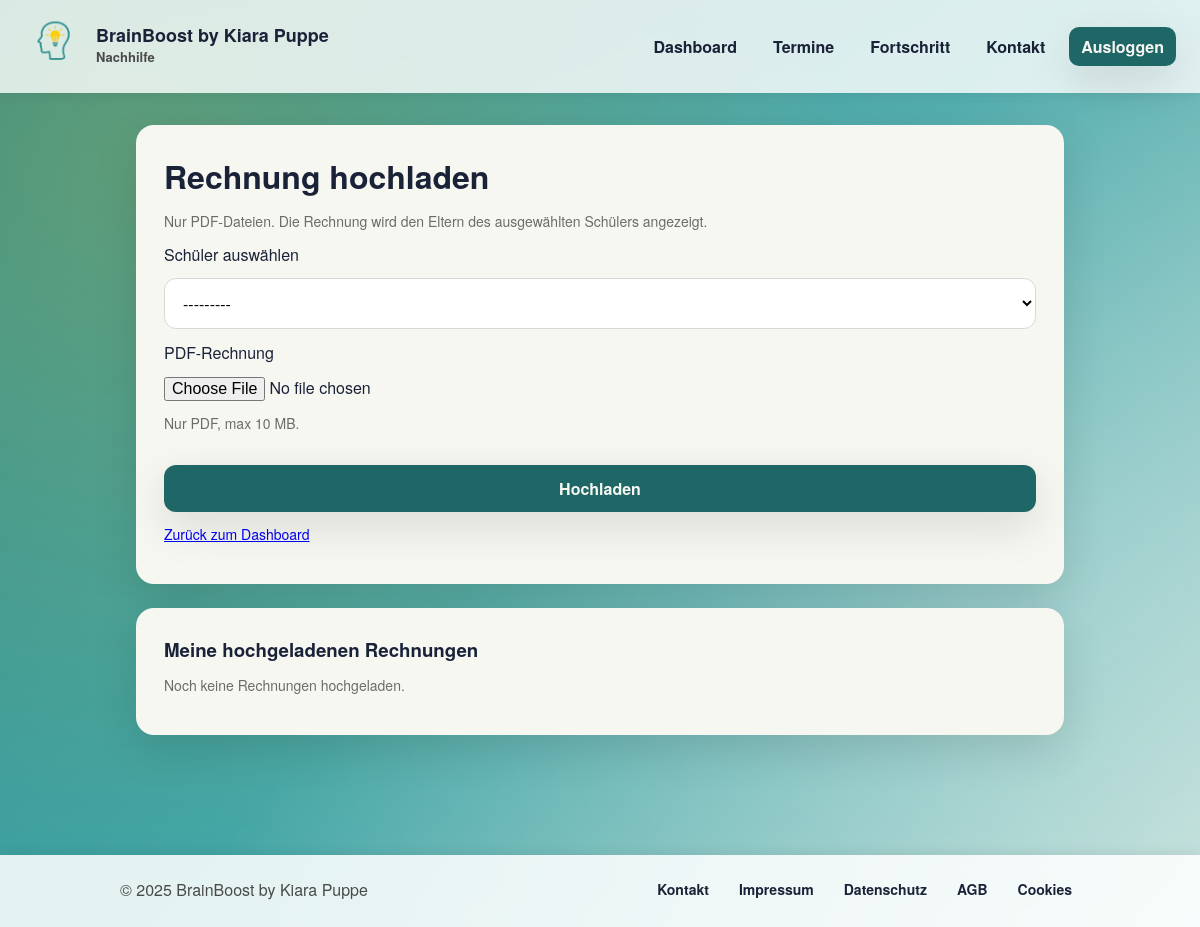
The page /rechnungen/neu/ (signed in) on the database as committed earlier.
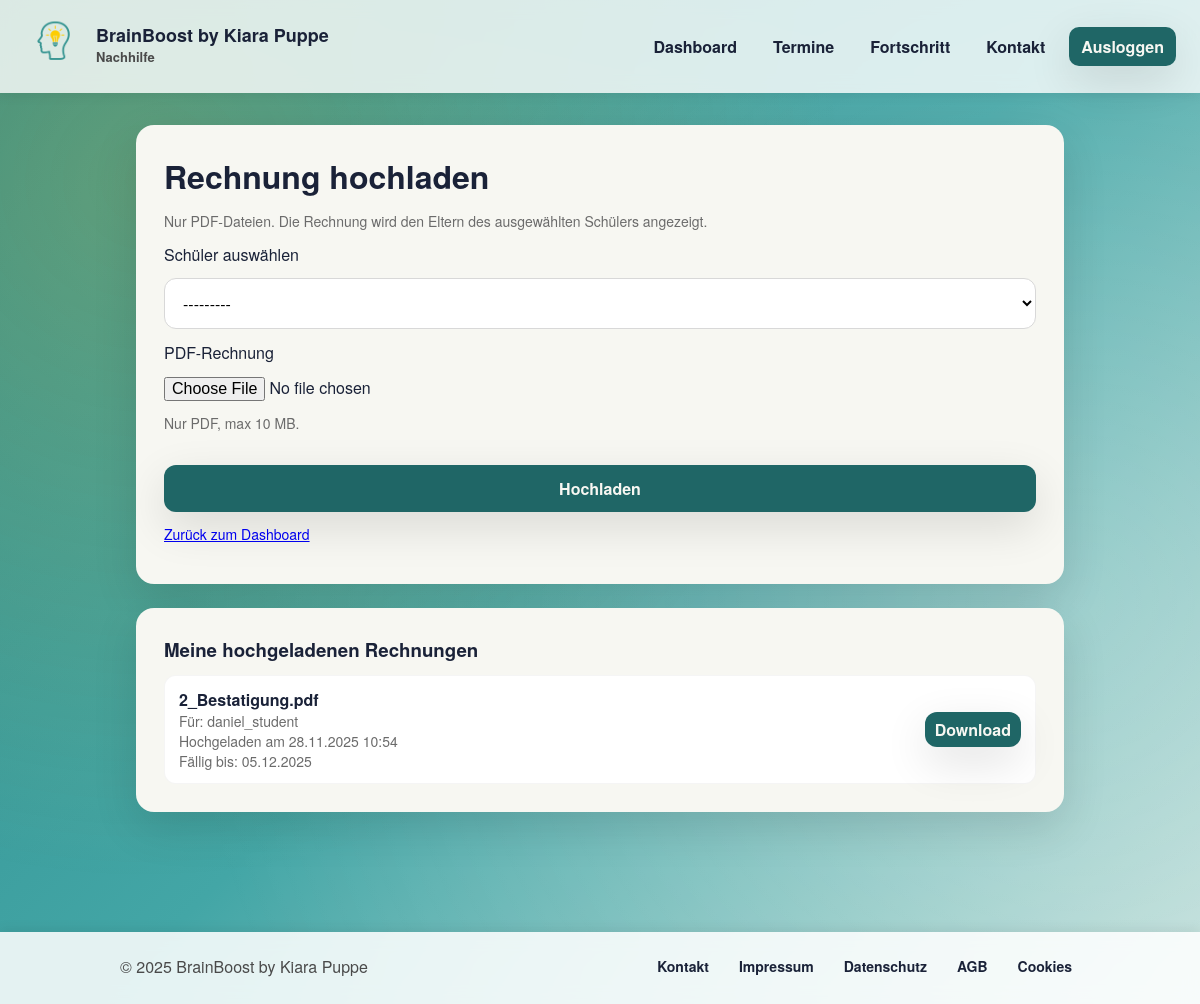
The same page on the database as committed later.
### core/models.py (models this page shows, shortened)
class Invoice(models.Model):
    student = models.ForeignKey(
        StudentProfile,
        on_delete=models.CASCADE,
        related_name="invoices",
    )
    uploaded_by = models.ForeignKey(
        TutorProfile,
        on_delete=models.CASCADE,
        related_name="invoices",
    )
    file = models.FileField(
        upload_to=invoice_upload_path,
        validators=[FileExtensionValidator(allowed_extensions=["pdf"])],
    )
    uploaded_at = models.DateTimeField(auto_now_add=True)
    class Meta:
        ordering = ["-uploaded_at"]
        verbose_name = "Rechnung"
        verbose_name_plural = "Rechnungen"
    @property
    def due_date(self):
        return self.uploaded_at + timedelta(days=7)

class StudentProfile(models.Model):
    address = models.CharField(max_length=255, blank=True)
    latitude = models.FloatField(null=True, blank=True)
    longitude = models.FloatField(null=True, blank=True)
    zoom_link = models.URLField(blank=True)
    zumpad_link = models.URLField(blank=True)
    class Meta:
        verbose_name = "Schüler/Student"
        verbose_name_plural = "Schüler/Studenten"
    user = models.OneToOneField(
        settings.AUTH_USER_MODEL,
        on_delete=models.CASCADE,
        related_name="student_profile",
    )
    parents = models.ManyToManyField(
        ParentProfile,
        related_name="students",
        blank=True,
    )
    def __str__(self) -> str:
        return f"Student/Schüler: {self.user.username}"

class CustomUser(AbstractUser):
    class Roles(models.TextChoices):
        STUDENT = "student", "Schüler/Student"
        PARENT = "parent", "Parent"
        TUTOR = "tutor", "Tutor"
    role = models.CharField(
        max_length=20,
        choices=Roles.choices,
        default=Roles.STUDENT,
    )

### core/views.py (the view)
# urls.py: path("rechnungen/neu/", views.invoice_upload, name="invoice_upload"),
@login_required
def invoice_upload(request):
    _ensure_profile_for_user(request.user)
    if request.user.role != CustomUser.Roles.TUTOR or not hasattr(request.user, "tutor_profile"):
        return redirect("dashboard")
    allowed_students = (
        StudentProfile.objects.filter(lessons__tutor=request.user.tutor_profile)
        .select_related("user")
        .distinct()
    )
    if not allowed_students.exists():
        allowed_students = StudentProfile.objects.all().select_related("user")
    if request.method == "POST":
        form = InvoiceForm(
            data=request.POST,
            files=request.FILES,
            allowed_students=allowed_students,
        )
        if form.is_valid():
            invoice = form.save(commit=False)
            invoice.uploaded_by = request.user.tutor_profile
            invoice.save()
            return redirect("dashboard")
    else:
        form = InvoiceForm(allowed_students=allowed_students)
    return render(
        request,
        "invoice_upload.html",
        {
            "form": form,
            "heading": "Rechnung hochladen",
            "tutor_invoices": Invoice.objects.filter(uploaded_by=request.user.tutor_profile)
            .select_related("student__user")
            .order_by("-uploaded_at"),
        },
    )

### core/forms.py (shortened to what this page needs)
class InvoiceForm(forms.ModelForm):
    class Meta:
        model = Invoice
        fields = ["student", "file"]
    def __init__(self, *args, allowed_students=None, **kwargs):
        super().__init__(*args, **kwargs)
        if allowed_students is not None:
            self.fields["student"].queryset = allowed_students
        self.fields["file"].help_text = "Nur PDF, max 10 MB."

### core/views.py (called while the page is built)
def _ensure_profile_for_user(user: CustomUser):
    if user.role == CustomUser.Roles.STUDENT and not hasattr(user, "student_profile"):
        StudentProfile.objects.create(user=user)
    elif user.role == CustomUser.Roles.PARENT and not hasattr(user, "parent_profile"):
        ParentProfile.objects.create(user=user)
    elif user.role == CustomUser.Roles.TUTOR and not hasattr(user, "tutor_profile"):
        TutorProfile.objects.create(user=user)

### core/templates/invoice_upload.html (shortened to what this page needs)
{% extends "base.html" %}
{% block content %}
<div class="card">
    <h1>Rechnung hochladen</h1>
    <p class="muted">Nur PDF-Dateien. Die Rechnung wird den Eltern des ausgewählten Schülers angezeigt.</p>
    <form method="post" enctype="multipart/form-data">
        <label for="{{ form.student.id_for_label }}">Schüler auswählen</label>
        {{ form.student }}
        <label for="{{ form.file.id_for_label }}">PDF-Rechnung</label>
        {{ form.file }}
        {% if form.file.help_text %}
            <p class="muted">{{ form.file.help_text }}</p>
        {% endif %}
        <button class="button" type="submit" style="margin-top:8px;">Hochladen</button>
    </form>
    <p class="muted" style="margin-top:12px;"><a href="{% url 'dashboard' %}">Zurück zum Dashboard</a></p>
</div>
<div class="card">
    <h3>Meine hochgeladenen Rechnungen</h3>
    {% if tutor_invoices %}
        <ul class="list">
            {% for invoice in tutor_invoices %}
                <li>
                    <div>
                        <strong>{{ invoice.file.name|cut:"invoices/student_" }}</strong>
                        <div class="muted">Für: {{ invoice.student.user.username }}</div>
                        <div class="muted">Hochgeladen am {{ invoice.uploaded_at|date:"d.m.Y H:i" }}</div>
                        <div class="muted">Fällig bis: {{ invoice.due_date|date:"d.m.Y" }}</div>
                    </div>
                    <a class="button" style="padding:6px 10px;" href="{{ invoice.file.url }}" download>Download</a>
                </li>
            {% endfor %}
        </ul>
    {% else %}
        <p class="muted">Noch keine Rechnungen hochgeladen.</p>
    {% endif %}
</div>
{% endblock %}

### core/templates/base.html (shortened to what this page needs)
{% load static %}
<!DOCTYPE html>
<html lang="de">
    <link rel="stylesheet" href="{% static 'core/styles.css' %}?v=999">
</head>
<body>
    <header class="topbar">
        <a class="brand brand-link" href="{% url 'landing_page' %}">
            <div class="brand-icon">
                <img src="/static/design/LogoPNG.png" alt="icon">
            </div>
            <div class="brand-text">
                <span class="brand-title">BrainBoost by Kiara Puppe</span>
                <span class="brand-sub">Nachhilfe</span>
            </div>
        </a>
        <nav class="nav-links">
            {% with request.resolver_match.url_name as current %}
                <a href="{% url 'dashboard' %}" class="{% if current == 'dashboard' %}active{% endif %}">Dashboard</a>
                <a href="{% url 'lesson_list' %}" class="{% if current == 'lesson_list' %}active{% endif %}">Termine</a>
                <a href="{% url 'progress' %}" class="{% if current == 'progress' %}active{% endif %}">Fortschritt</a>
                <a href="{% url 'contact' %}" class="{% if current == 'contact' %}active{% endif %}">Kontakt</a>
            {% endwith %}
            {% if request.user.is_authenticated %}
                <a class="pill" href="{% url 'logout' %}">Ausloggen</a>
            {% else %}
                <a class="pill" href="{% url 'login' %}">Einloggen</a>
            {% endif %}
        </nav>
    </header>
<main class="page">
    {% block content %}{% endblock %}
</main>
<footer class="site-footer">
    <div class="footer-content">
        <div class="footer-brand">© {% now "Y" %} BrainBoost by Kiara Puppe</div>
        <div class="footer-links">
            <a href="{% url 'contact' %}">Kontakt</a>
            <a href="{% url 'impressum' %}">Impressum</a>
            <a href="{% url 'impressum' %}">Datenschutz</a>
            <a href="{% url 'impressum' %}">AGB</a>
            <a href="{% url 'impressum' %}">Cookies</a>
        </div>
    </div>
</footer>
</body>
</html>

### core/static/core/styles.css (style rules this page uses)
:root { --teal: #2c8a8a; --teal-dark: #1f6666; --cream: #f7f7f2; --yellow: #ffc928; --red: #e63946; --slate: #4a4a4a; --accent: #1a2238; --card-radius: 18px; --shadow: 0 15px 45px rgba(0,0,0,0.12); --font-sans: "Nunito", "Avenir", "Helvetica Neue", Arial, sans-serif; }
* { box-sizing: border-box; }
body { margin: 0; font-family: var(--font-sans); background: linear-gradient(135deg, var(--teal) 0%, #43a6a6 50%, #c3e0db 100%); color: var(--accent); min-height: 100vh; }
.topbar { position: sticky; top: 0; z-index: 2; display: flex; align-items: center; justify-content: space-between; padding: 14px 24px; background: rgba(255,255,255,0.8); backdrop-filter: blur(8px); box-shadow: 0 2px 12px rgba(0,0,0,0.08); }
.brand { display: flex; align-items: center; gap: 12px; color: var(--teal-dark); font-weight: 800; }
.brand-link { text-decoration: none; color: inherit; }
.brand-icon img { width: 60px !important; height: 60px !important; border-radius: 12px !important; }
.brand-title { font-size: 18px; display: block; line-height: 1; }
.brand-sub { font-size: 13px; color: var(--slate); }
.nav-links { display: flex; gap: 12px; align-items: center; }
.nav-links a { text-decoration: none; color: var(--accent); font-weight: 600; padding: 8px 12px; border-radius: 10px; transition: all 0.2s ease; }
.nav-links .pill { background: var(--teal-dark); color: var(--cream); box-shadow: var(--shadow); }
.page { position: relative; z-index: 1; max-width: 960px; margin: 32px auto; padding: 0 16px 48px; }
.card { background: var(--cream); border-radius: var(--card-radius); padding: 28px; box-shadow: var(--shadow); margin-bottom: 24px; }
h1, h2, h3 { margin: 0 0 12px; color: var(--accent); }
p { margin: 0 0 12px; color: var(--slate); }
.button { display: inline-block; padding: 12px 18px; border-radius: 12px; background: var(--teal-dark); color: var(--cream); text-decoration: none; font-weight: 700; border: none; cursor: pointer; box-shadow: var(--shadow); transition: transform 0.15s ease, box-shadow 0.15s ease; }
form { display: grid; gap: 12px; }
input, select, textarea, button { font: inherit; }
input[type="text"], input[type="password"], input[type="email"], select, textarea { padding: 12px 14px; border-radius: 12px; border: 1px solid #d8d8d8; background: #fff; width: 100%; transition: border-color 0.2s ease, box-shadow 0.2s ease; }
.muted { color: #6b6b6b; font-size: 14px; }
.list { list-style: none; padding: 0; margin: 0; display: grid; gap: 10px; }
.list li { padding: 12px 14px; border-radius: 12px; background: #fff; border: 1px solid rgba(0,0,0,0.04); display: flex; justify-content: space-between; align-items: center; gap: 10px; }
.list li > div { flex: 1; min-width: 0; }
.list li strong { display: block; overflow-wrap: anywhere; }
.site-footer { position: relative; z-index: 1; margin-top: 48px; background: rgba(255,255,255,0.86); backdrop-filter: blur(8px); padding: 18px 16px 22px; box-shadow: 0 -2px 12px rgba(0,0,0,0.08); }
.footer-content { max-width: 960px; margin: 0 auto; display: flex; align-items: center; justify-content: space-between; gap: 16px; color: var(--slate); flex-wrap: wrap; }
.footer-links { display: flex; gap: 14px; flex-wrap: wrap; align-items: center; font-weight: 600; }
.footer-links a, .footer-links span { color: var(--accent); text-decoration: none; font-size: 14px; padding: 6px 8px; border-radius: 8px; transition: background 0.2s ease, color 0.2s ease; }

Rows that differ between the two databases and show on the page:
added Invoice: file.name "2_Bestatigung.pdf", student.user.username "daniel_student", uploaded_at "28.11.2025 10:54", due_date "05.12.2025"
Other text that changed with them:
text no longer shown: "Noch keine Rechnungen hochgeladen."
